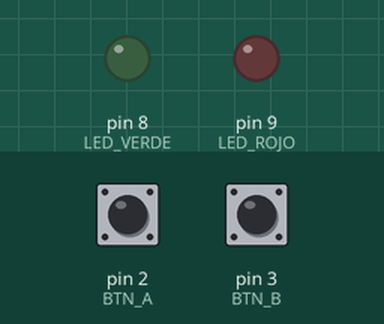
Recording of a sketch running on a simulated Arduino Uno, built with avr-gcc and run on an emulated ATmega328P. Parts: output pins drawn as LEDs (lit = HIGH). The inputs (shaded band) are chosen by the test bench; at power-on: pin 2 (BTN_A) HIGH, pin 3 (BTN_B) HIGH.

Above: at 1.2 s.
1.3 s: pin 2 (BTN_A) pulled LOW for 0.15 s
At 1.37 s:
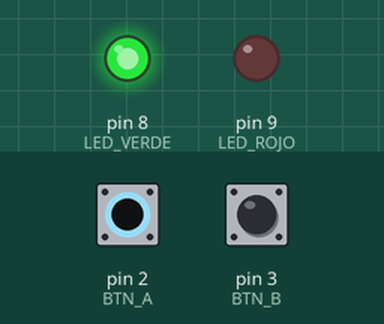
2.9 s: pin 3 (BTN_B) pulled LOW for 0.15 s
At 2.97 s:
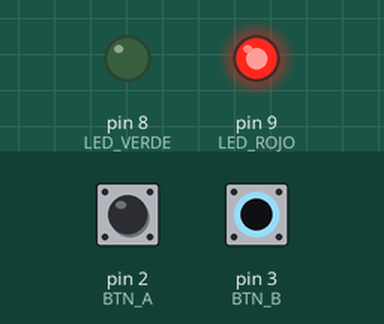
4.5 s: pin 3 (BTN_B) pulled LOW for 3.2 s
At 8.5 s:
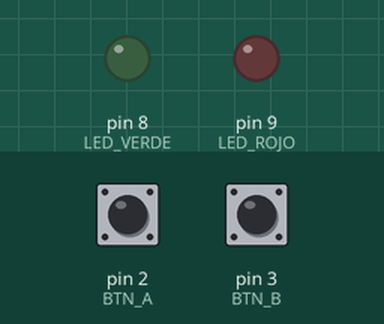
9.2 s: pin 2 (BTN_A) pulled LOW for 3.2 s
At 9.6 s:
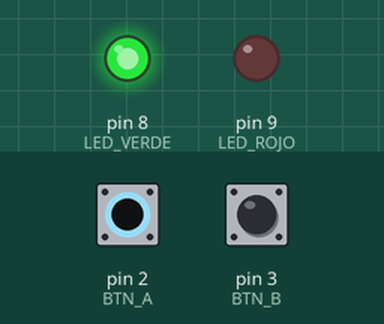
13.9 s: pin 2 (BTN_A) driven LOW and pin 3 (BTN_B) driven LOW
At 14.4 s:
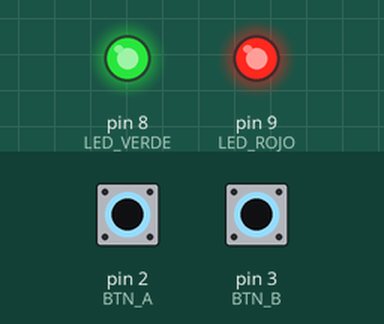
Timing chart, 0 to 16.4 s (numbered marks = the images above; inputs shaded):
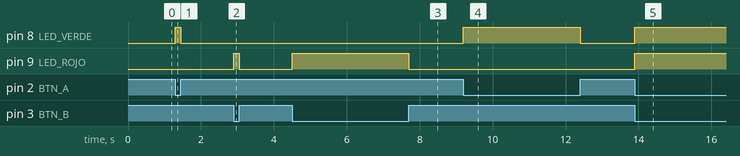

The sketch:

sketch.ino
```cpp
const int BTN_A = 2;
const int BTN_B = 3;
const int LED_VERDE = 8;
const int LED_ROJO  = 9;

void setup() {
  pinMode(BTN_A, INPUT_PULLUP);
  pinMode(BTN_B, INPUT_PULLUP);
  pinMode(LED_VERDE, OUTPUT);
  pinMode(LED_ROJO, OUTPUT);
}

void loop() {

  if (digitalRead(BTN_A) == LOW) {
    digitalWrite(LED_VERDE, HIGH);
  } else {
    digitalWrite(LED_VERDE, LOW);
  }

  if (digitalRead(BTN_B) == LOW) {
    digitalWrite(LED_ROJO, HIGH);
  } else {
    digitalWrite(LED_ROJO, LOW);
  }

}
```

Measured:
- after the input at 1.3 s, pin 8 (LED_VERDE): LOW → HIGH at once, → LOW 0.15 s later
- after the input at 2.9 s, pin 9 (LED_ROJO): LOW → HIGH at once, → LOW 0.15 s later
- after the input at 4.5 s, pin 9 (LED_ROJO): LOW → HIGH at once, → LOW 3.2 s later
- after the input at 9.2 s, pin 8 (LED_VERDE): LOW → HIGH at once, → LOW 3.2 s later
- after the input at 13.9 s, pin 8 (LED_VERDE), pin 9 (LED_ROJO): LOW → HIGH at once
